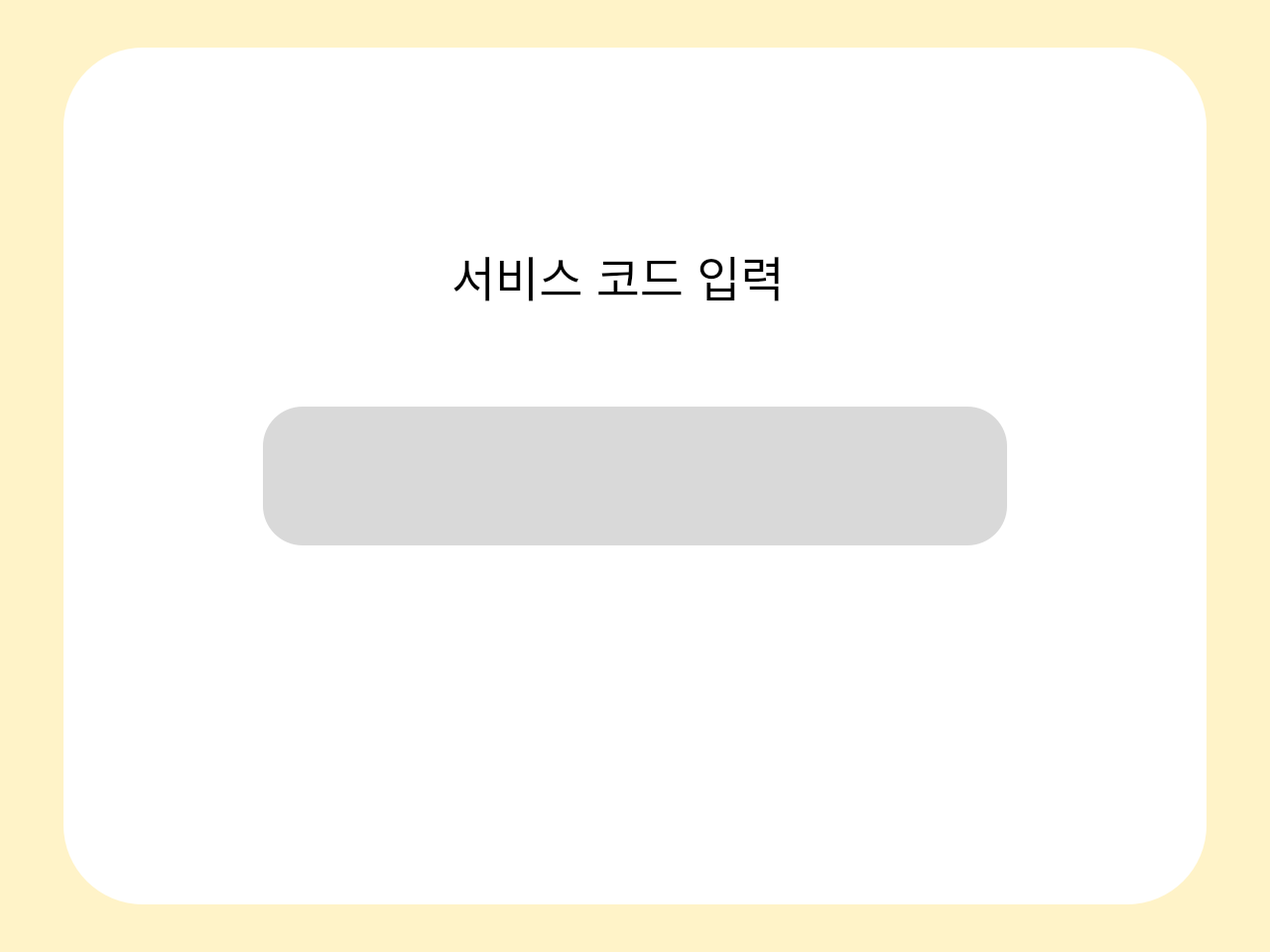
<?xml version="1.0" encoding="UTF-8"?>
<ui version="4.0">
 <class>Form</class>
 <widget class="QWidget" name="Form">
  <property name="geometry">
   <rect>
    <x>0</x>
    <y>0</y>
    <width>1280</width>
    <height>960</height>
   </rect>
  </property>
  <property name="windowTitle">
   <string>Wed101</string>
  </property>
  <property name="styleSheet">
   <string notr="true">background: #FFF3C8;</string>
  </property>
  <widget class="QStackedWidget" name="stackedWidget">
   <property name="geometry">
    <rect>
     <x>0</x>
     <y>0</y>
     <width>1280</width>
     <height>960</height>
    </rect>
   </property>
   <widget class="QWidget" name="page">
    <widget class="QFrame" name="frame">
     <property name="geometry">
      <rect>
       <x>64</x>
       <y>48</y>
       <width>1152</width>
       <height>864</height>
      </rect>
     </property>
     <property name="styleSheet">
      <string notr="true">background: #FFFFFF;
border-radius: 80px;</string>
     </property>
     <property name="frameShape">
      <enum>QFrame::StyledPanel</enum>
     </property>
     <property name="frameShadow">
      <enum>QFrame::Raised</enum>
     </property>
     <property name="lineWidth">
      <number>20</number>
     </property>
     <property name="midLineWidth">
      <number>10</number>
     </property>
     <widget class="QPushButton" name="pushButton">
      <property name="geometry">
       <rect>
        <x>522</x>
        <y>620</y>
        <width>108</width>
        <height>108</height>
       </rect>
      </property>
      <property name="styleSheet">
       <string notr="true">border-radius: 50px;</string>
      </property>
      <property name="text">
       <string/>
      </property>
     </widget>
     <widget class="QLabel" name="label">
      <property name="geometry">
       <rect>
        <x>391</x>
        <y>190</y>
        <width>370</width>
        <height>80</height>
       </rect>
      </property>
      <property name="font">
       <font>
        <pointsize>36</pointsize>
       </font>
      </property>
      <property name="text">
       <string>서비스 코드 입력</string>
      </property>
     </widget>
     <widget class="QLineEdit" name="lineEdit">
      <property name="geometry">
       <rect>
        <x>201</x>
        <y>362</y>
        <width>750</width>
        <height>140</height>
       </rect>
      </property>
      <property name="font">
       <font>
        <pointsize>36</pointsize>
       </font>
      </property>
      <property name="styleSheet">
       <string notr="true">background:#D9D9D9;
border-radius: 40px;</string>
      </property>
      <property name="text">
       <string/>
      </property>
      <property name="alignment">
       <set>Qt::AlignCenter</set>
      </property>
     </widget>
    </widget>
   </widget>
   <widget class="QWidget" name="page_2"/>
  </widget>
 </widget>
 <resources/>
 <connections/>
</ui>
